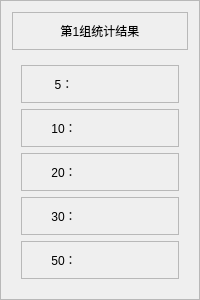
       <widget class="QFrame" name="frame_4">
        <property name="frameShape">
         <enum>QFrame::StyledPanel</enum>
        </property>
        <property name="frameShadow">
         <enum>QFrame::Raised</enum>
        </property>
        <layout class="QGridLayout" name="gridLayout_60">
         <item row="0" column="0">
          <widget class="QFrame" name="frame9">
           <property name="maximumSize">
            <size>
             <width>16777215</width>
             <height>50</height>
            </size>
           </property>
           <property name="frameShape">
            <enum>QFrame::StyledPanel</enum>
           </property>
           <property name="frameShadow">
            <enum>QFrame::Raised</enum>
           </property>
           <layout class="QGridLayout" name="gridLayout_10">
            <item row="0" column="0">
             <widget class="QLabel" name="label_11">
              <property name="text">
               <string>第1组统计结果</string>
              </property>
              <property name="alignment">
               <set>Qt::AlignCenter</set>
              </property>
             </widget>
            </item>
           </layout>
          </widget>
         </item>
         <item row="1" column="0">
          <widget class="QWidget" name="widget" native="true">
           <layout class="QGridLayout" name="gridLayout_7">
            <item row="0" column="0">
             <widget class="QFrame" name="frame_6">
              <property name="frameShape">
               <enum>QFrame::StyledPanel</enum>
              </property>
              <property name="frameShadow">
               <enum>QFrame::Raised</enum>
              </property>
              <layout class="QGridLayout" name="gridLayout_4">
               <item row="0" column="0">
                <widget class="QLabel" name="label_3">
                 <property name="layoutDirection">
                  <enum>Qt::LeftToRight</enum>
                 </property>
                 <property name="text">
                  <string>5：</string>
                 </property>
                 <property name="alignment">
                  <set>Qt::AlignCenter</set>
                 </property>
                </widget>
               </item>
               <item row="0" column="1">
                <widget class="QLabel" name="label1_1">
                 <property name="text">
                  <string/>
                 </property>
                 <property name="alignment">
                  <set>Qt::AlignCenter</set>
                 </property>
                </widget>
               </item>
              </layout>
             </widget>
            </item>
            <item row="1" column="0">
             <widget class="QFrame" name="frame_7">
              <property name="frameShape">
               <enum>QFrame::StyledPanel</enum>
              </property>
              <property name="frameShadow">
               <enum>QFrame::Raised</enum>
              </property>
              <layout class="QGridLayout" name="gridLayout_5">
               <item row="0" column="0">
                <widget class="QLabel" name="label_5">
                 <property name="text">
                  <string>10：</string>
                 </property>
                 <property name="alignment">
                  <set>Qt::AlignCenter</set>
                 </property>
                </widget>
               </item>
               <item row="0" column="1">
                <widget class="QLabel" name="label1_2">
                 <property name="text">
                  <string/>
                 </property>
                 <property name="alignment">
                  <set>Qt::AlignCenter</set>
                 </property>
                </widget>
               </item>
              </layout>
             </widget>
            </item>
            <item row="2" column="0">
             <widget class="QFrame" name="frame_8">
              <property name="frameShape">
               <enum>QFrame::StyledPanel</enum>
              </property>
              <property name="frameShadow">
               <enum>QFrame::Raised</enum>
              </property>
              <layout class="QGridLayout" name="gridLayout_6">
               <item row="0" column="0">
                <widget class="QLabel" name="label_7">
                 <property name="text">
                  <string>20：</string>
                 </property>
                 <property name="alignment">
                  <set>Qt::AlignCenter</set>
                 </property>
                </widget>
               </item>
               <item row="0" column="1">
                <widget class="QLabel" name="label1_3">
                 <property name="text">
                  <string/>
                 </property>
                 <property name="alignment">
                  <set>Qt::AlignCenter</set>
                 </property>
                </widget>
               </item>
              </layout>
             </widget>
            </item>
            <item row="3" column="0">
             <widget class="QFrame" name="frame_9">
              <property name="frameShape">
               <enum>QFrame::StyledPanel</enum>
              </property>
              <property name="frameShadow">
               <enum>QFrame::Raised</enum>
              </property>
              <layout class="QGridLayout" name="gridLayout_8">
               <item row="0" column="0">
                <widget class="QLabel" name="label_9">
                 <property name="text">
                  <string>30：</string>
                 </property>
                 <property name="alignment">
                  <set>Qt::AlignCenter</set>
                 </property>
                </widget>
               </item>
               <item row="0" column="1">
                <widget class="QLabel" name="label1_4">
                 <property name="text">
                  <string/>
                 </property>
                 <property name="alignment">
                  <set>Qt::AlignCenter</set>
                 </property>
                </widget>
               </item>
              </layout>
             </widget>
            </item>
            <item row="4" column="0">
             <widget class="QFrame" name="frame_11">
              <property name="frameShape">
               <enum>QFrame::StyledPanel</enum>
              </property>
              <property name="frameShadow">
               <enum>QFrame::Raised</enum>
              </property>
              <layout class="QGridLayout" name="gridLayout_9">
               <item row="0" column="0">
                <widget class="QLabel" name="label_13">
                 <property name="text">
                  <string>50：</string>
                 </property>
                 <property name="alignment">
                  <set>Qt::AlignCenter</set>
                 </property>
                </widget>
               </item>
               <item row="0" column="1">
                <widget class="QLabel" name="label1_5">
                 <property name="text">
                  <string/>
                 </property>
                 <property name="alignment">
                  <set>Qt::AlignCenter</set>
                 </property>
                </widget>
               </item>
              </layout>
             </widget>
            </item>
           </layout>
          </widget>
         </item>
        </layout>
       </widget>
